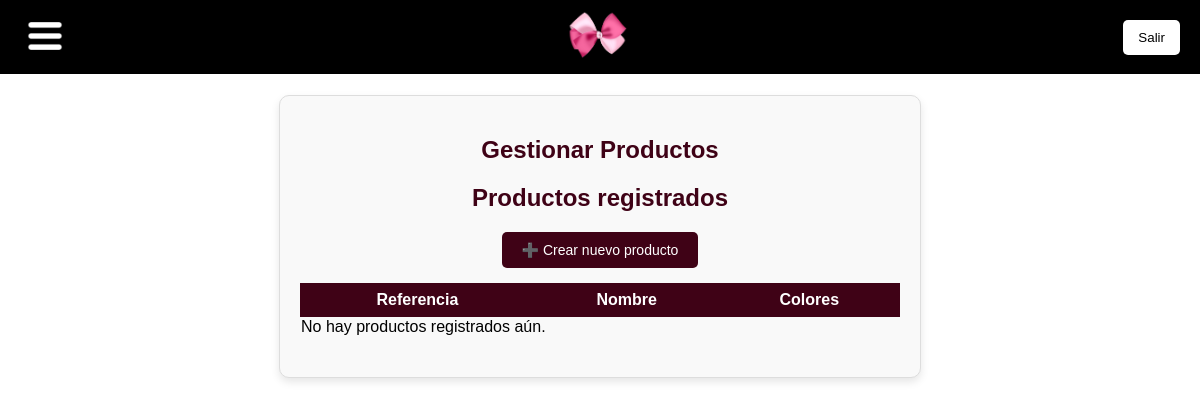
/productos/, run on an earlier commit of the app's database.
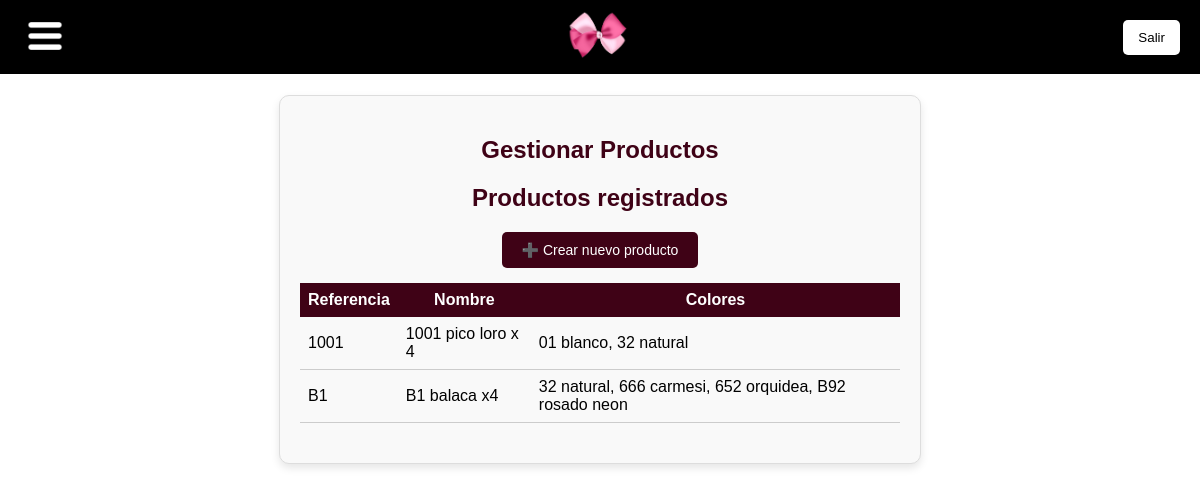
And on a later commit of the database.
### app_alejandra/models.py (models this page shows, shortened)
class Producto(models.Model):
    imagen = models.ImageField(upload_to='productos/', blank=True, null=True)
    referencia = models.CharField(max_length=100, unique=True)
    nombre = models.CharField(max_length=100)
    colores = models.ManyToManyField(Color)
    es_paquete = models.BooleanField(default=False)
    cantidad_por_paquete = models.PositiveIntegerField(blank=True, null=True)

class Color(models.Model):
    nombre = models.CharField(max_length=50, unique=True)

### app_alejandra/views.py (the view, shortened to what this page needs)
# urls.py: path('productos/', views.product_view, name='productos'),
def product_view(request):
    colores = Color.objects.all()
    medidas = Medida.objects.all()
    referencias = Referencia.objects.all()
    nombres = Nombre.objects.all()
    insumos_data = Insumo2.objects.all()
    insumos = [{'id': i.id, 'nombre': i.nombre} for i in insumos_data]
    colores2 = {
        insumo.id: list(insumo.colores.values('id', 'nombre')) for insumo in Insumo2.objects.prefetch_related('colores')
    }
    productos_creados = Producto.objects.prefetch_related('colores').all()
    return render(request, 'productos.html', {
        'colores_json': json.dumps(colores2),
        'colores': colores,
        'medidas': medidas,
        'referencias': referencias,
        'nombres': nombres,
        'insumos': insumos,
        'productos_creados': productos_creados  # 👈 Nuevo
    })

### app_alejandra/templates/productos.html (shortened to what this page needs)
{% extends "base.html" %}
{% block content %}
<div class="form-container">
    <h2>Gestionar Productos</h2>
    <div id="lista-productos">
        <h2>Productos registrados</h2>
        <div class="form-group button-container">
            <button type="button" onclick="mostrarFormularioProducto()">➕ Crear nuevo producto</button>
        </div>
        <table style="width: 100%; border-collapse: collapse; margin-bottom: 20px;">
            <thead>
                <tr style="background-color: #3F0216; color: white;">
                    <th style="padding: 8px;">Referencia</th>
                    <th style="padding: 8px;">Nombre</th>
                    <th style="padding: 8px;">Colores</th>
                </tr>
            </thead>
            <tbody>
                {% for producto in productos_creados %}
                <tr style="border-bottom: 1px solid #ccc;">
                    <td style="padding: 8px;">{{ producto.referencia }}</td>
                    <td style="padding: 8px;">{{ producto.nombre }}</td>
                    <td style="padding: 8px;">
                        {% for color in producto.colores.all %}
                            {{ color.nombre }}{% if not forloop.last %}, {% endif %}
                        {% endfor %}
                    </td>
                </tr>
                {% empty %}
                <tr><td colspan="3">No hay productos registrados aún.</td></tr>
                {% endfor %}
            </tbody>
        </table>
    </div>
</div>
{% endblock %}

What changed in the data, as far as the page shows it:
added Producto: referencia "1001", nombre "1001 pico loro x 4"
added Color: nombre "01 blanco", shown under "1001"
added Color: nombre "32 natural"
added Producto: referencia "B1", nombre "B1 balaca x4"
added Color: nombre "666 carmesi", shown under "B1"
added Color: nombre "652 orquidea", shown under "B1"
added Color: nombre "B92 rosado neon", shown under "B1"
Also different on the page:
text no longer shown: "No hay productos registrados aún."
